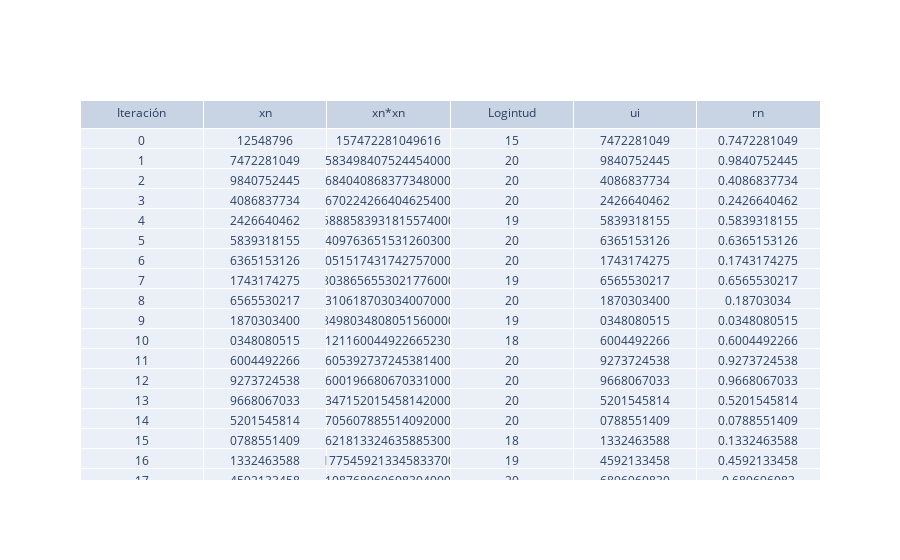

Notebook source saved alongside this figure:
### Code cell
n= int(input("Ingrese Número de interaciones: "))
x0 = input("Ingrese Semilla: ")
digitos= int(input("Ingrese Número de Digitos: "))
xn=pow(int(x0), 2)

## Definimos las listas donde se gurdaran los datos generados 
ite=[]
xn2=[]
xi=[]
ui2=[]
rn2=[]
l=[]
a=len(str(xn))
for i in range(0,n):
    ite.append(i)
    ## Elevamos al cuadrado la semilla
    xi.append(x0)
    x02= pow(int(x0), 2)
    ##Sacamos la longitud del valor del cuadrado de la semilla
    longitud= len(str(x02))
    ##Determinamos si la longitud es la misma que la inicial 
    #Si no es usamos el metodo de añadir "0" al lado izquierdo del numero
    if longitud<a:
        x02 = str(x02).zfill(a)
        longitud= len(str(x02))
    ## Calculamos UI en base a los digitos
    xn2.append(x02)
    l.append(longitud)
    cant= str(x02)
    aux= floor(len(cant)/2)
    di=digitos/2
    inicio=int(aux)-int(di)
    fin=int(aux)+int(di)
    cantt= str(x02)
    if digitos%2==0:
        ui=cantt[inicio:fin]
    else:
        ui=cantt[inicio:fin+1]
        
    ui2.append(ui)
    dd='1'
    dig=dd.ljust(digitos+1,'0')
    Rn=int(ui)/int(dig)
    rn2.append(Rn)
    x0=ui
     
    
##generamos una tabla con la libreria plotly.graph_objects
fig = go.Figure(data=[go.Table(header=dict(values=['Iteración','xn', 'xn*xn','Logintud','ui','rn']),
                 cells=dict(values=[ite,xi, xn2, l, ui2, rn2])) ])
fig.show()

### Figure 1 — Plotly figure (JSON) as saved in the notebook; plotly's stock layout.template omitted (floating-point values rounded to 4 significant figures; data arrays with more than 128 entries replaced by an {"elided": "..."} marker saying what was removed)
{"data": [{"cells": {"values": {"elided": "6x100 mixed values"}}, "header": {"values": ["Iteración", "xn", "xn*xn", "Logintud", "ui", "rn"]}, "type": "table"}], "layout": {}}
